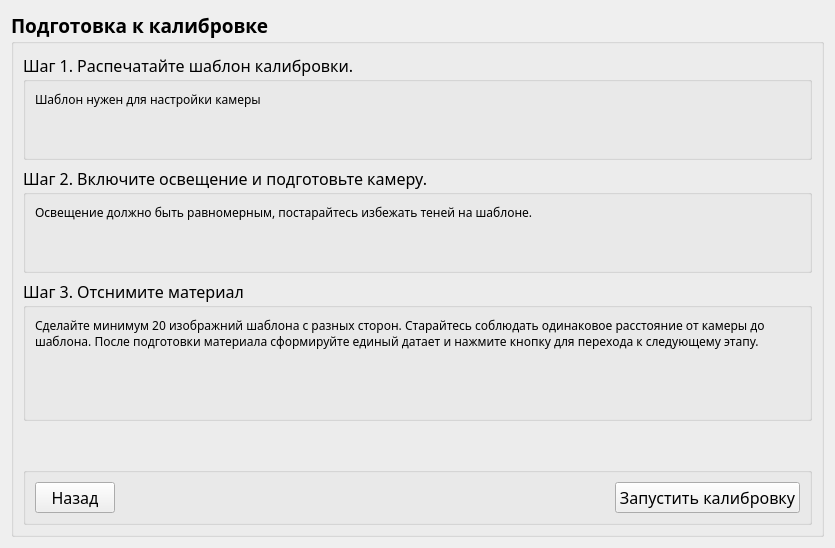
           <widget class="QWidget" name="page_calibrationSteps_1_3">
            <layout class="QVBoxLayout" name="verticalLayout_13">
             <item>
              <widget class="QGroupBox" name="groupBox_calibrationSteps_1_3_main">
               <property name="font">
                <font>
                 <family>Rubik</family>
                 <pointsize>14</pointsize>
                 <bold>true</bold>
                </font>
               </property>
               <property name="title">
                <string>Подготовка к калибровке</string>
               </property>
               <layout class="QVBoxLayout" name="verticalLayout_9">
                <item>
                 <widget class="QGroupBox" name="groupBox_calibrationPreparingStep1">
                  <property name="font">
                   <font>
                    <family>Rubik</family>
                    <pointsize>12</pointsize>
                    <bold>false</bold>
                   </font>
                  </property>
                  <property name="title">
                   <string>Шаг 1. Распечатайте шаблон калибровки.</string>
                  </property>
                  <property name="flat">
                   <bool>true</bool>
                  </property>
                  <layout class="QVBoxLayout" name="verticalLayout_11">
                   <item>
                    <widget class="QLabel" name="label_calibrationPreparingStep1_info">
                     <property name="font">
                      <font>
                       <family>Rubik</family>
                       <pointsize>9</pointsize>
                       <bold>false</bold>
                      </font>
                     </property>
                     <property name="text">
                      <string>Шаблон нужен для настройки камеры</string>
                     </property>
                     <property name="wordWrap">
                      <bool>true</bool>
                     </property>
                    </widget>
                   </item>
                   <item>
                    <spacer name="verticalSpacer_calibrationPreparingStep_1">
                     <property name="orientation">
                      <enum>Qt::Orientation::Vertical</enum>
                     </property>
                     <property name="sizeHint" stdset="0">
                      <size>
                       <width>20</width>
                       <height>40</height>
                      </size>
                     </property>
                    </spacer>
                   </item>
                  </layout>
                 </widget>
                </item>
                <item>
                 <widget class="QGroupBox" name="groupBox_calibrationPreparingStep2">
                  <property name="font">
                   <font>
                    <family>Rubik</family>
                    <pointsize>12</pointsize>
                    <bold>false</bold>
                   </font>
                  </property>
                  <property name="title">
                   <string>Шаг 2. Включите освещение и подготовьте камеру.</string>
                  </property>
                  <property name="flat">
                   <bool>true</bool>
                  </property>
                  <layout class="QVBoxLayout" name="verticalLayout_12">
                   <item>
                    <widget class="QLabel" name="label_calibrationPreparingStep2_info">
                     <property name="font">
                      <font>
                       <family>Rubik</family>
                       <pointsize>9</pointsize>
                       <bold>false</bold>
                      </font>
                     </property>
                     <property name="text">
                      <string>Освещение должно быть равномерным, постарайтесь избежать теней на шаблоне.</string>
                     </property>
                     <property name="wordWrap">
                      <bool>true</bool>
                     </property>
                    </widget>
                   </item>
                   <item>
                    <spacer name="verticalSpacer_calibrationPreparingStep_2">
                     <property name="orientation">
                      <enum>Qt::Orientation::Vertical</enum>
                     </property>
                     <property name="sizeHint" stdset="0">
                      <size>
                       <width>20</width>
                       <height>40</height>
                      </size>
                     </property>
                    </spacer>
                   </item>
                  </layout>
                 </widget>
                </item>
                <item>
                 <widget class="QGroupBox" name="groupBox_calibrationPreparingStep3">
                  <property name="font">
                   <font>
                    <family>Rubik</family>
                    <pointsize>12</pointsize>
                    <bold>false</bold>
                   </font>
                  </property>
                  <property name="title">
                   <string>Шаг 3. Отснимите материал</string>
                  </property>
                  <property name="flat">
                   <bool>true</bool>
                  </property>
                  <layout class="QVBoxLayout" name="verticalLayout_10">
                   <item>
                    <widget class="QLabel" name="label_calibrationPreparingStep3_info">
                     <property name="font">
                      <font>
                       <family>Rubik</family>
                       <pointsize>9</pointsize>
                       <bold>false</bold>
                      </font>
                     </property>
                     <property name="text">
                      <string>Сделайте минимум 20 изображний шаблона с разных сторон. Старайтесь соблюдать одинаковое расстояние от камеры до шаблона. После подготовки материала сформируйте единый датает и нажмите кнопку для перехода к следующему этапу.</string>
                     </property>
                     <property name="wordWrap">
                      <bool>true</bool>
                     </property>
                    </widget>
                   </item>
                   <item>
                    <spacer name="verticalSpacer_calibrationPreparingStep_3">
                     <property name="orientation">
                      <enum>Qt::Orientation::Vertical</enum>
                     </property>
                     <property name="sizeHint" stdset="0">
                      <size>
                       <width>20</width>
                       <height>59</height>
                      </size>
                     </property>
                    </spacer>
                   </item>
                  </layout>
                 </widget>
                </item>
                <item>
                 <spacer name="verticalSpacer_underSteps">
                  <property name="orientation">
                   <enum>Qt::Orientation::Vertical</enum>
                  </property>
                  <property name="sizeHint" stdset="0">
                   <size>
                    <width>20</width>
                    <height>40</height>
                   </size>
                  </property>
                 </spacer>
                </item>
                <item>
                 <widget class="QGroupBox" name="groupBox_calibrationStartFromPreparing">
                  <property name="title">
                   <string/>
                  </property>
                  <property name="flat">
                   <bool>true</bool>
                  </property>
                  <layout class="QHBoxLayout" name="horizontalLayout_4">
                   <item>
                    <widget class="QPushButton" name="pushButton_returnToCalibrationChoice">
                     <property name="font">
                      <font>
                       <family>Rubik</family>
                       <pointsize>12</pointsize>
                       <bold>false</bold>
                      </font>
                     </property>
                     <property name="text">
                      <string>Назад</string>
                     </property>
                    </widget>
                   </item>
                   <item>
                    <spacer name="horizontalSpacer_calibrationStartFromPreparing">
                     <property name="orientation">
                      <enum>Qt::Orientation::Horizontal</enum>
                     </property>
                     <property name="sizeHint" stdset="0">
                      <size>
                       <width>494</width>
                       <height>20</height>
                      </size>
                     </property>
                    </spacer>
                   </item>
                   <item>
                    <widget class="QPushButton" name="pushButton_calibrationStartFromPreparing">
                     <property name="font">
                      <font>
                       <family>Rubik</family>
                       <pointsize>12</pointsize>
                       <bold>false</bold>
                      </font>
                     </property>
                     <property name="text">
                      <string>Запустить калибровку</string>
                     </property>
                    </widget>
                   </item>
                  </layout>
                 </widget>
                </item>
               </layout>
              </widget>
             </item>
            </layout>
           </widget>
